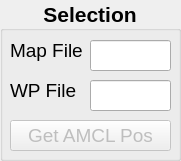
   <widget class="QGroupBox" name="fname_groupBox">
    <property name="geometry">
     <rect>
      <x>920</x>
      <y>400</y>
      <width>181</width>
      <height>161</height>
     </rect>
    </property>
    <property name="font">
     <font>
      <pointsize>16</pointsize>
      <weight>75</weight>
      <bold>true</bold>
     </font>
    </property>
    <property name="title">
     <string>Selection</string>
    </property>
    <property name="alignment">
     <set>Qt::AlignCenter</set>
    </property>
    <widget class="QLabel" name="mapfile_label">
     <property name="geometry">
      <rect>
       <x>10</x>
       <y>40</y>
       <width>81</width>
       <height>21</height>
      </rect>
     </property>
     <property name="font">
      <font>
       <pointsize>14</pointsize>
       <weight>50</weight>
       <bold>false</bold>
      </font>
     </property>
     <property name="text">
      <string>Map File</string>
     </property>
    </widget>
    <widget class="QLineEdit" name="mapfile_lineEdit">
     <property name="geometry">
      <rect>
       <x>90</x>
       <y>40</y>
       <width>81</width>
       <height>31</height>
      </rect>
     </property>
     <property name="font">
      <font>
       <pointsize>13</pointsize>
       <weight>50</weight>
       <bold>false</bold>
      </font>
     </property>
     <property name="alignment">
      <set>Qt::AlignRight|Qt::AlignTrailing|Qt::AlignVCenter</set>
     </property>
    </widget>
    <widget class="QLabel" name="wpfile_label">
     <property name="geometry">
      <rect>
       <x>10</x>
       <y>80</y>
       <width>81</width>
       <height>21</height>
      </rect>
     </property>
     <property name="font">
      <font>
       <pointsize>14</pointsize>
       <weight>50</weight>
       <bold>false</bold>
      </font>
     </property>
     <property name="text">
      <string>WP File</string>
     </property>
    </widget>
    <widget class="QLineEdit" name="WPfile_lineEdit">
     <property name="geometry">
      <rect>
       <x>90</x>
       <y>80</y>
       <width>81</width>
       <height>31</height>
      </rect>
     </property>
     <property name="font">
      <font>
       <pointsize>13</pointsize>
       <weight>50</weight>
       <bold>false</bold>
      </font>
     </property>
     <property name="alignment">
      <set>Qt::AlignRight|Qt::AlignTrailing|Qt::AlignVCenter</set>
     </property>
    </widget>
    <widget class="QPushButton" name="getamclpos_PB">
     <property name="enabled">
      <bool>false</bool>
     </property>
     <property name="geometry">
      <rect>
       <x>10</x>
       <y>120</y>
       <width>161</width>
       <height>31</height>
      </rect>
     </property>
     <property name="font">
      <font>
       <pointsize>14</pointsize>
       <weight>50</weight>
       <bold>false</bold>
      </font>
     </property>
     <property name="text">
      <string>Get AMCL Pos</string>
     </property>
    </widget>
   </widget>
